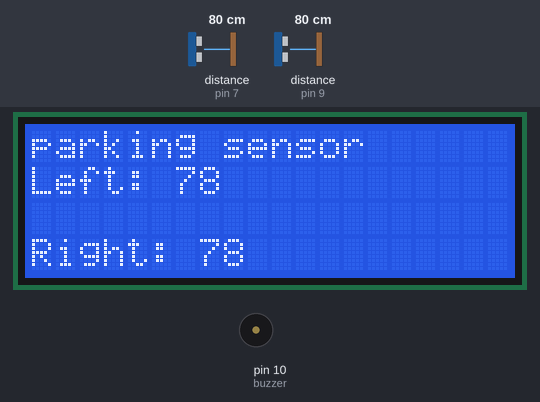
The sketch below on a simulated Arduino Uno, built with avr-gcc and run on an emulated ATmega328P. On the bench: 20×4 character LCD, buzzer (waves = sounding). Wiring (inferred from the names in the program): 2 × ultrasonic range finder: trigger pin 6, echo pin 7 / trigger pin 8, echo pin 9. The test bench sets the inputs (shaded band); at power-on: distance to the obstacle (sensors on pin 7, pin 9) 80 cm. The echo pulse lasts 58.3 µs per cm; what the sketch prints to the serial monitor is not drawn.

Above: at 1.2 s.
1.3 s: distance to the obstacle (sensor on pin 7) set to 12 cm
At 2.5 s:
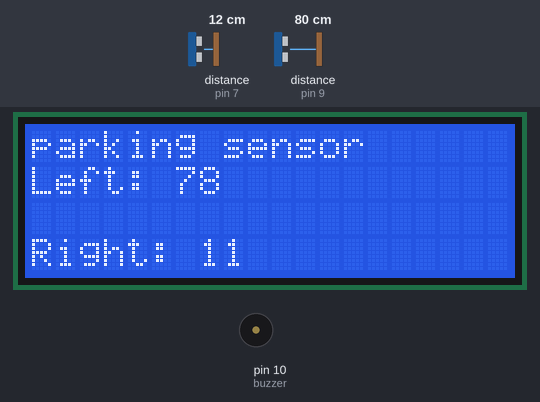
3.6 s: distance to the obstacle (sensor on pin 7) set to 9 cm
At 4.7 s:
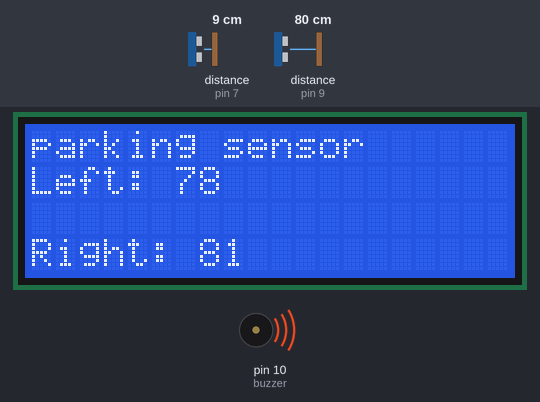
7.7 s: distance to the obstacle (sensor on pin 9) set to 2 cm
At 11.6 s:
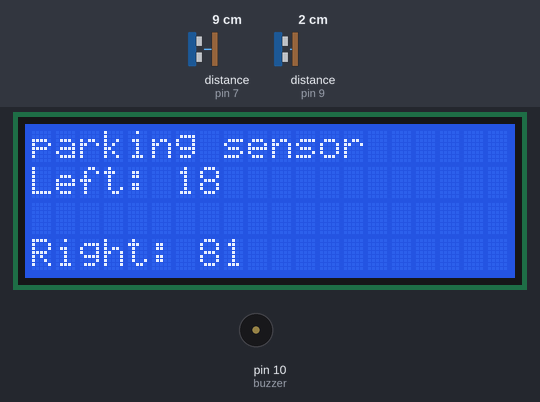
11.8 s: distance to the obstacle (sensor on pin 9) set to 4 cm
15.6 s: distance to the obstacle (sensor on pin 7) set to 18 cm
At 17.9 s:
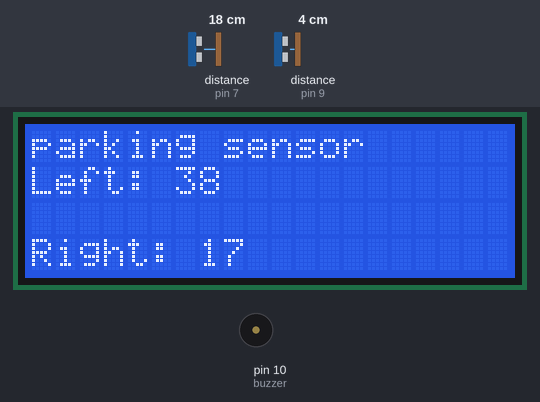
18.6 s: distance to the obstacle (sensor on pin 9) set to 9 cm
At 19.6 s:
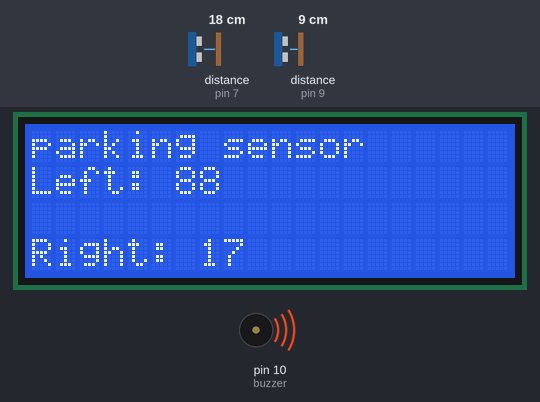
21.6 s: distance to the obstacle (sensor on pin 9) set to 12 cm
At 23.3 s:
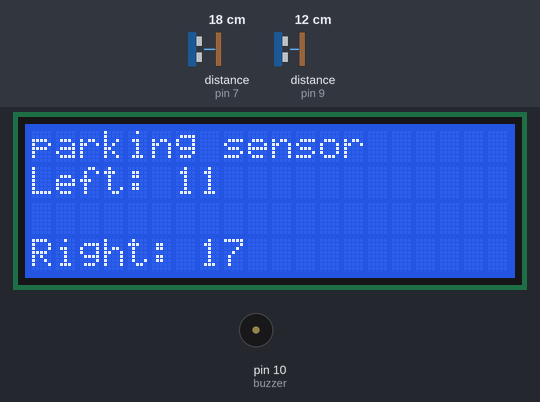
Timing chart, 0 to 24.6 s (numbered marks = the images above; inputs shaded):
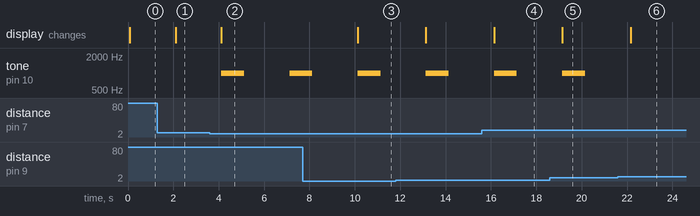

The sketch:

parking_sensor.ino
```cpp
#include <LiquidCrystal.h>

#define trigPinL 8        //Ultrasound modules wiring R=Right L=Left
#define echoPinL 9
#define trigPinR 6
#define echoPinR 7


long duration;
int distance;

const int rs = 12, en = 11, d4 = 5, d5 = 4, d6 = 3, d7 = 2;
LiquidCrystal lcd(rs, en, d4, d5, d6, d7);
const int buzzer = 10; //buzzer to arduino pin 10

void setup() {
     pinMode(trigPinL, OUTPUT);       //Pinmodes of the HC-SR04 and starting the displays
     pinMode(echoPinL, INPUT);
     pinMode(trigPinR, OUTPUT);
     pinMode(echoPinR, INPUT);
     Serial.begin(9600);
     lcd.begin(20, 4);
     lcd.print("parking sensor");
     pinMode(buzzer, OUTPUT); // Set buzzer - pin 10 as an output

}

void loop() {
    lcd.setCursor(0, 1);
    int distanceL = CDistance(trigPinL,echoPinL);      //Calculating all the distances by calling the function below
    int distanceR = CDistance(trigPinR,echoPinR);
    Serial.println("Left: ");
    Serial.println(distanceL);
    lcd.print("Left: ");
    lcd.print(distanceL);

    Serial.println("Right: ");
    Serial.println(distanceR);
    lcd.setCursor(20, 1);
    lcd.print("Right: ");
    lcd.print(distanceR);


    if(distanceR<10 || distanceL < 10){
      tone(buzzer, 1000); // Send 1KHz sound signal...
      delay(1000);        // ...for 1 sec
      noTone(buzzer);     // Stop sound...
      delay(1000);        // ...for 1sec
    }


    delay(1000);
}

int CDistance(int a, int b){             //Calculating distance function, it takes two arguments (Trigger and Echo) and it executes the usual process of the HC-SR04
     digitalWrite(a, LOW);
     delayMicroseconds(2);
     digitalWrite(a, HIGH);
     delayMicroseconds(10);
     digitalWrite(a, LOW);
     duration = pulseIn(b, HIGH);
     distance = duration*(0.034/2);
     return distance;                  //Return the distance calculated
}
```

Measured:
- the behaviour switches between 11 and 10 cm on distance to the obstacle (sensor on pin 7) (found by bisection; images 1 and 2)
- the behaviour switches between 10 and 11 cm on distance to the obstacle (sensor on pin 9) (found by bisection; images 5 and 6)
- after the input at 1.3 s, the display: changes after 0.80 s (image 1)
- after the input at 3.6 s, tone on pin 10 (buzzer): silent → 1000 Hz after 0.52 s, → silent 1.0 s later, → 1000 Hz 2.0 s later; the display: changes after 0.52 s (image 2)
- after the input at 7.7 s, the display: changes after 2.4 s (image 3)
- after the input at 15.6 s, the display: changes after 0.54 s (image 4)
- after the input at 18.6 s, the display: changes after 0.55 s (image 5)
- after the input at 21.6 s, tone on pin 10 (buzzer): stays silent (without the input it goes to 1000 Hz after 0.55 s); the display: changes after 0.55 s (image 6)
